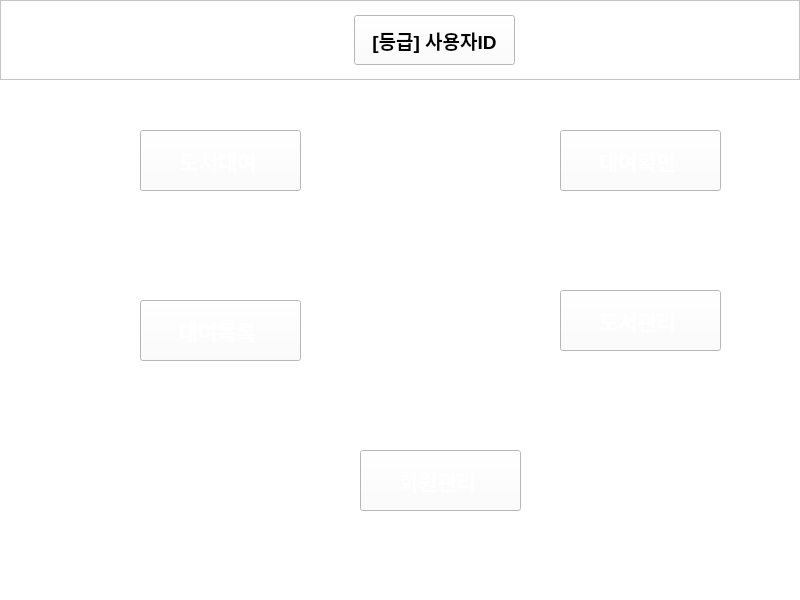
<?xml version="1.0" encoding="UTF-8"?>
<ui version="4.0">
 <class>MainWindow</class>
 <widget class="QMainWindow" name="MainWindow">
  <property name="geometry">
   <rect>
    <x>0</x>
    <y>0</y>
    <width>800</width>
    <height>600</height>
   </rect>
  </property>
  <property name="windowTitle">
   <string>MainWindow</string>
  </property>
  <property name="styleSheet">
   <string notr="true">background: qlineargradient(
    x1: 0, y1: 0,
    x2: 1, y2: 1,
    stop: 0 #D2B48C,
    stop: 1 #C8A97E
);</string>
  </property>
  <widget class="QWidget" name="centralwidget">
   <property name="styleSheet">
    <string notr="true">background-color: white;</string>
   </property>
   <widget class="QFrame" name="frame">
    <property name="geometry">
     <rect>
      <x>0</x>
      <y>0</y>
      <width>800</width>
      <height>80</height>
     </rect>
    </property>
    <property name="styleSheet">
     <string notr="true">background: qlineargradient(
    x1: 0, y1: 0,
    x2: 1, y2: 1,
    stop: 0 #F3E6DB,
    stop: 1 #E5D0C0
);
color: black;</string>
    </property>
    <property name="frameShape">
     <enum>QFrame::Shape::StyledPanel</enum>
    </property>
    <property name="frameShadow">
     <enum>QFrame::Shadow::Raised</enum>
    </property>
    <widget class="QPushButton" name="btn_exit">
     <property name="geometry">
      <rect>
       <x>650</x>
       <y>10</y>
       <width>121</width>
       <height>61</height>
      </rect>
     </property>
     <property name="font">
      <font>
       <pointsize>14</pointsize>
       <bold>true</bold>
      </font>
     </property>
     <property name="styleSheet">
      <string notr="true">background: qlineargradient(
    x1: 0, y1: 0,
    x2: 1, y2: 1,
    stop: 0 #5E3023,
    stop: 1 #8B5A4A
);
color: white;
border-radius: 30px;
text-align: center;</string>
     </property>
     <property name="text">
      <string>종료 </string>
     </property>
    </widget>
    <widget class="QPushButton" name="btn_logout">
     <property name="geometry">
      <rect>
       <x>520</x>
       <y>10</y>
       <width>121</width>
       <height>61</height>
      </rect>
     </property>
     <property name="font">
      <font>
       <pointsize>14</pointsize>
       <bold>true</bold>
      </font>
     </property>
     <property name="styleSheet">
      <string notr="true">background: qlineargradient(
    x1: 0, y1: 0,
    x2: 1, y2: 1,
    stop: 0 #5E3023,
    stop: 1 #8B5A4A
);
color: white;
border-radius: 30px;
text-align: center;</string>
     </property>
     <property name="text">
      <string>로그아웃 </string>
     </property>
    </widget>
    <widget class="QLabel" name="lbl_title">
     <property name="geometry">
      <rect>
       <x>40</x>
       <y>20</y>
       <width>171</width>
       <height>41</height>
      </rect>
     </property>
     <property name="font">
      <font>
       <pointsize>14</pointsize>
       <bold>true</bold>
      </font>
     </property>
     <property name="styleSheet">
      <string notr="true">background: qlineargradient(
    x1: 0, y1: 0,
    x2: 1, y2: 1,
    stop: 0 #5E3023,
    stop: 1 #8B5A4A
);
color: white;
border-radius: 30px;
text-align: center;</string>
     </property>
     <property name="text">
      <string>도서관 📘</string>
     </property>
     <property name="alignment">
      <set>Qt::AlignmentFlag::AlignCenter</set>
     </property>
    </widget>
    <widget class="QPushButton" name="lbl_user_icon">
     <property name="geometry">
      <rect>
       <x>354</x>
       <y>15</y>
       <width>161</width>
       <height>50</height>
      </rect>
     </property>
     <property name="font">
      <font>
       <pointsize>14</pointsize>
       <bold>true</bold>
      </font>
     </property>
     <property name="text">
      <string>[등급] 사용자ID</string>
     </property>
    </widget>
   </widget>
   <widget class="QStackedWidget" name="stackedWidget">
    <property name="geometry">
     <rect>
      <x>0</x>
      <y>80</y>
      <width>800</width>
      <height>520</height>
     </rect>
    </property>
    <property name="styleSheet">
     <string notr="true">background: qlineargradient(
    x1: 0, y1: 0,
    x2: 1, y2: 1,
    stop: 0 #D2B48C,
    stop: 1 #C8A97E
);</string>
    </property>
    <widget class="QWidget" name="main_page">
     <widget class="QLabel" name="label_gif">
      <property name="geometry">
       <rect>
        <x>0</x>
        <y>0</y>
        <width>800</width>
        <height>537</height>
       </rect>
      </property>
      <property name="styleSheet">
       <string notr="true">background: qlineargradient(
    x1: 0, y1: 0,
    x2: 1, y2: 1,
    stop: 0 #D2B48C,
    stop: 1 #C8A97E
);</string>
      </property>
      <property name="text">
       <string/>
      </property>
      <property name="pixmap">
       <pixmap resource="../resources.qrc">:/newPrefix/ui_data/library_animation.gif</pixmap>
      </property>
      <property name="scaledContents">
       <bool>true</bool>
      </property>
     </widget>
     <widget class="QPushButton" name="btn_manage_user">
      <property name="geometry">
       <rect>
        <x>360</x>
        <y>370</y>
        <width>161</width>
        <height>61</height>
       </rect>
      </property>
      <property name="font">
       <font>
        <pointsize>16</pointsize>
        <bold>true</bold>
       </font>
      </property>
      <property name="styleSheet">
       <string notr="true">background: qlineargradient(
    x1: 0, y1: 0,
    x2: 1, y2: 1,
    stop: 0 #836953,
    stop: 1 #A58B78
);
color: white;</string>
      </property>
      <property name="text">
       <string>회원관리 </string>
      </property>
     </widget>
     <widget class="QPushButton" name="btn_check_rent">
      <property name="geometry">
       <rect>
        <x>560</x>
        <y>50</y>
        <width>161</width>
        <height>61</height>
       </rect>
      </property>
      <property name="font">
       <font>
        <pointsize>16</pointsize>
        <bold>true</bold>
       </font>
      </property>
      <property name="styleSheet">
       <string notr="true">background: qlineargradient(
    x1: 0, y1: 0,
    x2: 1, y2: 1,
    stop: 0 #836953,
    stop: 1 #A58B78
);
color: white;</string>
      </property>
      <property name="text">
       <string>대여확인 </string>
      </property>
     </widget>
     <widget class="QPushButton" name="btn_rent">
      <property name="geometry">
       <rect>
        <x>140</x>
        <y>50</y>
        <width>161</width>
        <height>61</height>
       </rect>
      </property>
      <property name="font">
       <font>
        <family>맑은 고딕</family>
        <pointsize>16</pointsize>
        <bold>true</bold>
       </font>
      </property>
      <property name="styleSheet">
       <string notr="true">background: qlineargradient(
    x1: 0, y1: 0,
    x2: 1, y2: 1,
    stop: 0 #836953,
    stop: 1 #A58B78
);
color: white;</string>
      </property>
      <property name="text">
       <string>도서대여 </string>
      </property>
     </widget>
     <widget class="QPushButton" name="btn_rent_list">
      <property name="geometry">
       <rect>
        <x>140</x>
        <y>220</y>
        <width>161</width>
        <height>61</height>
       </rect>
      </property>
      <property name="font">
       <font>
        <pointsize>16</pointsize>
        <bold>true</bold>
       </font>
      </property>
      <property name="styleSheet">
       <string notr="true">background: qlineargradient(
    x1: 0, y1: 0,
    x2: 1, y2: 1,
    stop: 0 #836953,
    stop: 1 #A58B78
);
color: white;</string>
      </property>
      <property name="text">
       <string>대여목록 </string>
      </property>
     </widget>
     <widget class="QPushButton" name="btn_manage_book">
      <property name="geometry">
       <rect>
        <x>560</x>
        <y>210</y>
        <width>161</width>
        <height>61</height>
       </rect>
      </property>
      <property name="font">
       <font>
        <pointsize>16</pointsize>
        <bold>true</bold>
       </font>
      </property>
      <property name="styleSheet">
       <string notr="true">background: qlineargradient(
    x1: 0, y1: 0,
    x2: 1, y2: 1,
    stop: 0 #836953,
    stop: 1 #A58B78
);
color: white;</string>
      </property>
      <property name="text">
       <string>도서관리 </string>
      </property>
     </widget>
     <zorder>label_gif</zorder>
     <zorder>btn_manage_user</zorder>
     <zorder>btn_rent_list</zorder>
     <zorder>btn_rent</zorder>
     <zorder>btn_manage_book</zorder>
     <zorder>btn_check_rent</zorder>
    </widget>
   </widget>
   <zorder>stackedWidget</zorder>
   <zorder>frame</zorder>
  </widget>
 </widget>
 <resources>
  <include location="../resources.qrc"/>
 </resources>
 <connections/>
</ui>
